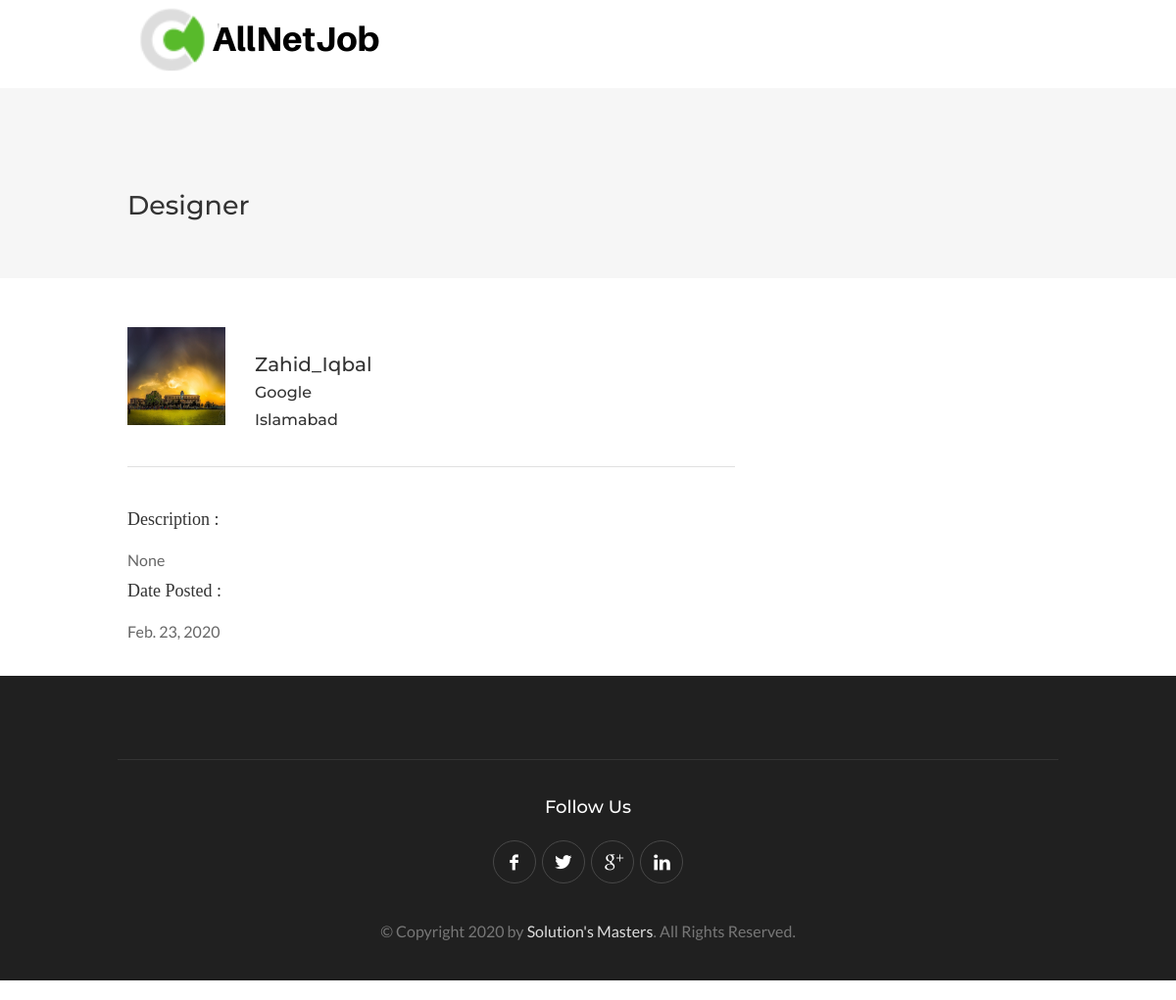
The app's page /post/1/ with its own data.
### job/models.py (models this page shows, shortened)
class job(models.Model):
    job_title = models.CharField(max_length=30)
    location = models.CharField(max_length=100)
    discription = models.TextField()
    company_name = models.CharField(max_length=30)
    company_logo = models.ImageField(default='default.jpg',upload_to='company_logo')
    website_url = models.URLField()
    post_date = models.DateField(default=timezone.now)
    job_poster = models.ForeignKey(Customer,on_delete=models.CASCADE)
    applications = models.ManyToManyField(Resume)

### user/models.py (models this page shows, shortened)
class Customer(models.Model):
    user = models.OneToOneField(User, on_delete=models.CASCADE)
    TYPE = [
        ('EM','Employer'),
        ('CN', 'Candidate'),
        ('NN', 'None'),
    ]
    Type = models.CharField(
    max_length=2,
    choices=TYPE,
    default='NN'
    )
    country=models.CharField(max_length=100,null=True)
    state=models.CharField(max_length=100,null=True)
    city=models.CharField(max_length=100,null=True)
    zip_code=models.CharField(max_length=10,null=True)
    phone=models.CharField(max_length=20,null=True)
    form_completed=models.BooleanField(default=False) # this field checks if form is completed or not

### job/views.py (the view)
# urls.py: path('post/<int:pk>/', job_views.PostDetailView.as_view(), name='post-detail'),
class PostDetailView(DetailView):
    model = job
    template_name='job/post_detail.html'

### job/templates/job/post_detail.html (shortened to what this page needs)
{% extends "job/base.html" %}
{% load static %}
{% block content %}
<div id="titlebar">
	<div class="container">
		<div class="ten columns">
			<h2  style="margin-bottom:2vh;" >{{ job.job_title }}</h2>
		</div>
	</div>
</div>
<div class="container">
    <article class="media content-section">
        <div class="media-body">
            <div class="container">
                <div class="eleven columns">
                <div class="padding-right">
                    <div class="company-info">
                        <img src="{{ job.company_logo.url }}" alt="">
                        <div class="content">
                            <h4>{{ job.job_poster.user.username }}</h4>
                            <h5>{{ job.company_name }}</h5>
                            <h5>{{ job.location }}</h5>
                        </div>
                        <div class="clearfix"></div>
                    </div>
                    <h4 class="margin-bottom-10" style="font-family:bold;">Description : </h4>
                    <p class="margin-reset">
                            {{ job.discription }}
                    </p>
                    <h4 class="margin-bottom-10" style="font-family:bold;">Date Posted : </h4>
                    <p class="margin-reset" style="padding-bottom:4vh;">
                            {{ job.post_date }}
                    </p>
                </div>
                </div>
            </div>
        </div>
    </article>
</div>
<div id="footer">
	<div class="container">
		<div class="footer-bottom">
			<div class="sixteen columns">
				<h4>Follow Us</h4>
				<ul class="social-icons">
					<li><a class="facebook" href="#"></a></li>
					<li><a class="twitter" href="#"></a></li>
					<li><a class="gplus" href="#"></a></li>
					<li><a class="linkedin" href="#"></a></li>
				</ul>
				<div class="copyrights">©  Copyright 2020 by <a href="#">Solution's Masters</a>. All Rights Reserved.</div>
			</div>
		</div>
	</div>
</div>
{% endblock %}

### job/static/job/css/colors/green.css (style rules this page uses)
a, table td.title a:hover, table.manage-table td.action a:hover, #breadcrumbs ul li a:hover, #titlebar span.icons a:hover, .counter-box i, .counter, #popular-categories li a i, .list-1 li:before, .dropcap, .resume-titlebar span a:hover i, .resumes-list-content h4, .job-overview ul li i, .company-info span a:hover, .infobox a:hover, .meta-tags span a:hover, .widget-text h5 a:hover, .app-content .info span , .app-content .info ul li a:hover { color: #58ba2b; }

### job/static/job/css/base.css (style rules this page uses)
html, body, div, span, applet, object, iframe, h1, h2, h3, h4, h5, h6, p, blockquote, pre, a, abbr, acronym, address, big, cite, code, del, dfn, em, img, ins, kbd, q, s, samp, small, strike, strong, sub, sup, tt, var, b, u, i, center, dl, dt, dd, ol, ul, li, fieldset, form, label, legend, table, caption, tbody, tfoot, thead, tr, th, td, article, aside, canvas, details, embed, figure, figcaption, footer, header, hgroup, menu, nav, output, ruby, section, summary, time, mark, audio, video { margin: 0; padding: 0; border: 0; font-size: 100%; font: inherit; vertical-align: baseline; }
article, aside, details, figcaption, figure, footer, header, hgroup, menu, nav, section { display: block; }
body { line-height: 1; }
ol, ul { list-style: none; }
body { background-color: #fff; font-size: 16px; line-height: 27px; color: #666; -webkit-font-smoothing: antialiased; -webkit-text-size-adjust: 100%; overflow-x: hidden; }
body, input[type="text"], input[type="password"], input[type="email"], input[type="number"], textarea, .widget-text h5, h3.centered-headline span, select { font-family: "Lato", "HelveticaNeue", "Helvetica Neue", Helvetica, Arial, sans-serif; }
h1, h2, h3, h4, h5, h6, .button, input[type="button"], input[type="submit"], button, #navigation, .infobox a, .pagination-container, .upload-btn, .skills span, .app-content .info span, .tabs-nav li a, .reply, .ui-accordion .ui-accordion-header, .trigger a, .caption.title, .caption .slider-button, .counter, .counter-box i, a.menu-trigger, #style-switcher h2, .resume-table strong { font-family: "Montserrat", "HelveticaNeue", "Helvetica Neue", Helvetica, Arial, sans-serif; }
.margin-reset { margin: 0 !important; }
.margin-bottom-10 { margin-bottom: 10px !important; }
img, object, video { height: auto; display: block; }
img { width: auto; border: 0; -ms-interpolation-mode: bicubic; max-width: 100%; }
h1, h2, h3, h4, h5, h6 { color: #333; font-weight: 500; }
h2 { font-size: 24px; line-height: 48px; }
h4 { font-size: 18px; line-height: 36px; }
h5 { font-size: 16px; line-height: 28px; }
p { margin: 0 0 15px 0; }
a { color: #505050; text-decoration: none; outline: 0; -webkit-transition: color 0.2s ease-in-out; -moz-transition: color 0.2s ease-in-out; -o-transition: color 0.2s ease-in-out; -transition: color 0.2s ease-in-out; }
ul, ol { margin: 0; }
ul { list-style: none outside; }
li { line-height: 18px; }

### job/static/job/css/responsive.css (style rules this page uses)
.container .column, .container .columns { float: left; display: inline; margin-left: 10px; margin-right: 10px; }
.container .ten.columns { width: 730px; }
.container .eleven.columns { width: 805px; }
.container .sixteen.columns { width: 1180px; }
@media only screen and (min-width: 960px) and (max-width: 1289px) { .container { position: relative; width: 960px; margin: 0 auto; padding: 0; } }
@media only screen and (min-width: 960px) and (max-width: 1289px) { .container .column, .container .columns { float: left; display: inline; margin-left: 10px; margin-right: 10px; } }
@media only screen and (min-width: 960px) and (max-width: 1289px) { .container .ten.columns { width: 580px; } }
@media only screen and (min-width: 960px) and (max-width: 1289px) { .container .eleven.columns { width: 640px; } }
@media only screen and (min-width: 960px) and (max-width: 1289px) { .container .sixteen.columns { width: 940px; } }
.container:after { content: "\0020"; display: block; height: 0; clear: both; visibility: hidden; }
.clearfix:before, .clearfix:after, .row:before, .row:after { content: '\0020'; display: block; overflow: hidden; visibility: hidden; width: 0; height: 0; }
.row:after, .clearfix:after { clear: both; }
.row, .clearfix { zoom: 1; }

### records on screen
job: job_title "Designer", company_logo (placeholder picture), job_poster.user.username "Zahid_Iqbal", company_name "Google", location "Islamabad", discription "None", post_date "Feb. 23, 2020"
